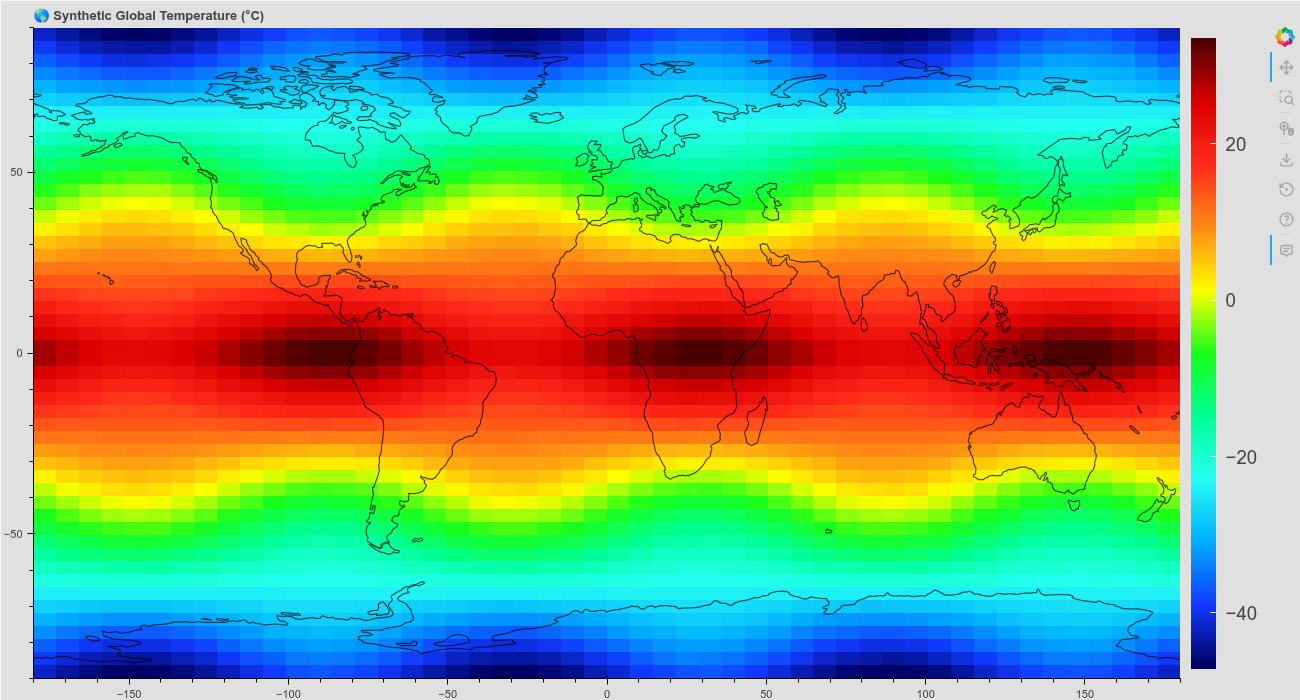

Source code (Python):
import numpy as np
import xarray as xr
import pandas as pd
from bokeh_rocks import fworld_heatmap, save_plot
from bokeh.io import show
def create_temperature_dataset(start_date='2020-01-01', periods=365, 
                                lat_range=(-90, 90), lon_range=(-180, 180),
                                lat_points=50, lon_points=50):

    # Create coordinates
    time = pd.date_range(start_date, periods=periods, freq='D')
    lat = np.linspace(lat_range[0], lat_range[1], lat_points)
    lon = np.linspace(lon_range[0], lon_range[1], lon_points)
    
    # Create meshgrid for spatial patterns
    LON, LAT = np.meshgrid(lon, lat)
    
    # Initialize temperature array
    temp = np.zeros((periods, lat_points, lon_points))
    
    for t in range(periods):
        # Base temperature: latitude gradient (warmer at equator)
        base_temp = 30 - 0.8 * np.abs(LAT)
        
        # Seasonal variation (annual cycle)
        day_of_year = time[t].dayofyear
        seasonal = 10 * np.cos(2 * np.pi * (day_of_year - 172) / 365)
        
        # Hemisphere differences (seasons opposite in N/S)
        seasonal_pattern = np.where(LAT > 0, seasonal, -seasonal)
        
        # Add spatial variability (land/ocean-like patterns)
        spatial_var = 5 * np.sin(LON * np.pi / 60) * np.cos(LAT * np.pi / 45)
        
        # Random weather noise
        noise = np.random.normal(0, 2, (lat_points, lon_points))
        
        # Combine all components
        temp[t] = base_temp + seasonal_pattern + spatial_var + noise
    
    # Create xarray Dataset
    ds = xr.Dataset(
        {
            'temperature': (['time', 'lat', 'lon'], temp, {
                'units': 'degrees Celsius',
                'long_name': 'Air Temperature at 2m',
                'standard_name': 'air_temperature'
            })
        },
        coords={
            'time': time,
            'lat': ('lat', lat, {'units': 'degrees_north', 'long_name': 'Latitude'}),
            'lon': ('lon', lon, {'units': 'degrees_east', 'long_name': 'Longitude'})
        },
        attrs={
            'title': 'Synthetic Temperature Dataset',
            'source': 'Synthetic data for demonstration',
            'creation_date': pd.Timestamp.now().isoformat()
        }
    )
    
    return ds


plot= fworld_heatmap(create_temperature_dataset().temperature.mean('time'), title="🌎 Synthetic Global Temperature (°C)", height=700, width = 1300)
show(plot)
save_plot(plot, "output/image_02")
